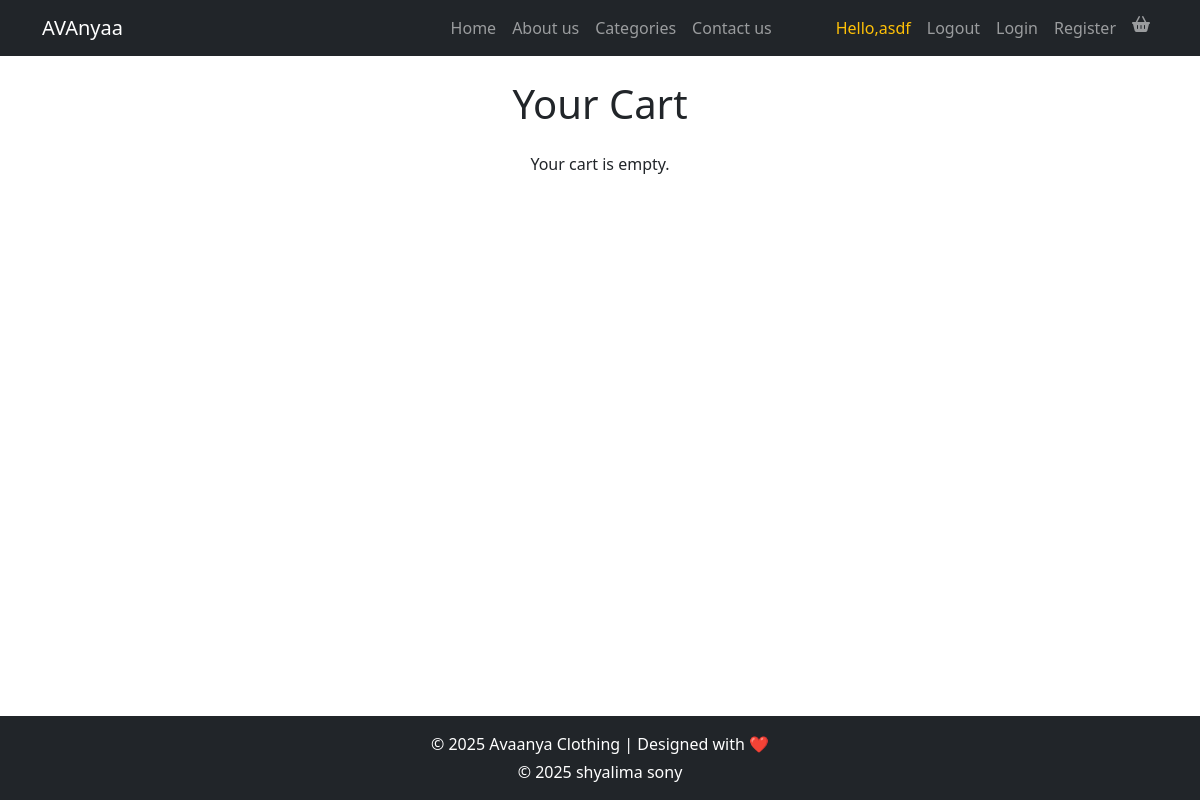
Page /cart/ (signed in) on the earlier database version.
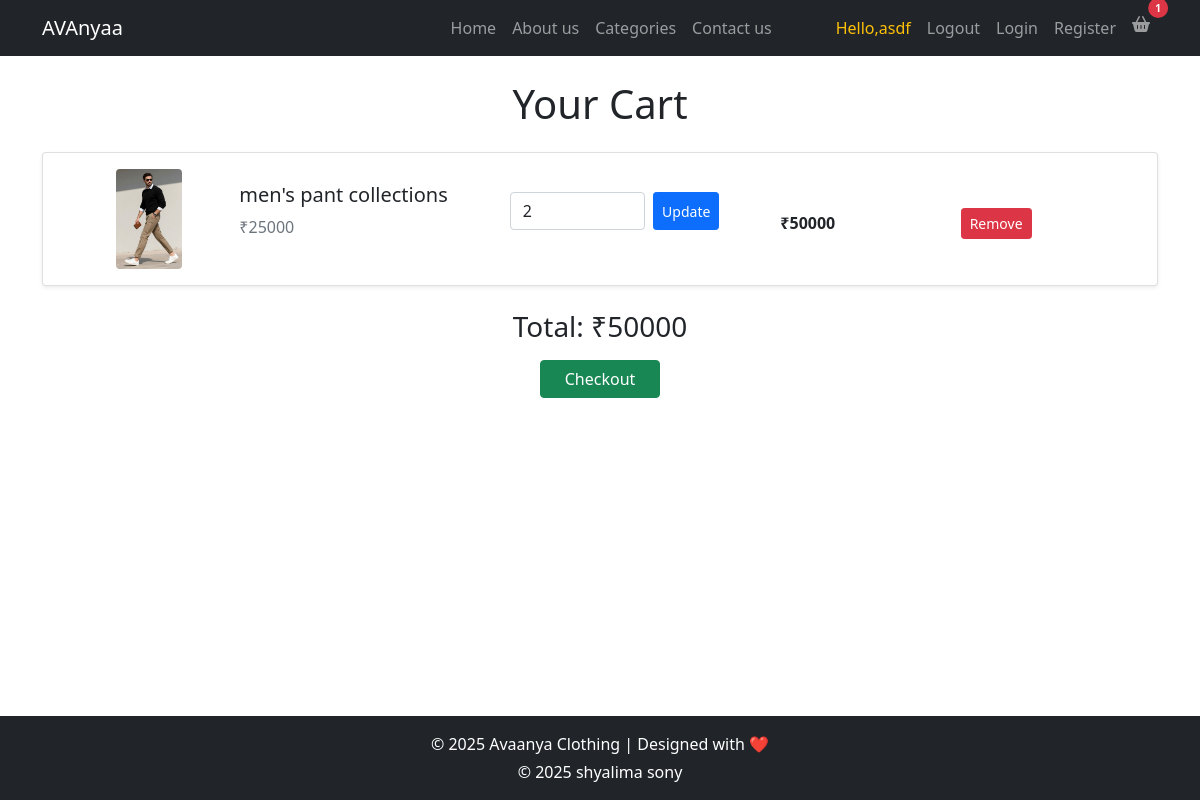
Same page on the later database version.
### backend/models.py (models this page shows, shortened)
class Cart(models.Model):
    user = models.ForeignKey(User, on_delete=models.CASCADE)
    product = models.ForeignKey(protable, on_delete=models.CASCADE)
    quantity = models.PositiveIntegerField(default=1)
    added_at = models.DateTimeField(auto_now_add=True)
    def total_price(self):   # ✅ INSIDE class
        return self.quantity * self.product.price

class protable(models.Model):
    category = models.ForeignKey(pro_category, on_delete=models.CASCADE)
    pro_name=models.CharField(max_length=50)
    qty=models.IntegerField()
    price = models.IntegerField()
    p_image=models.ImageField(upload_to="product_image")

### frontend/views.py (the view)
# urls.py: path('cart/', view_cart, name='view_cart'),
@login_required
def view_cart(request):
    cart_items = Cart.objects.filter(user=request.user)
    total = sum(item.total_price() for item in cart_items)
    return render(request, 'cart.html', {
        'cart_items': cart_items,
        'total': total
    })

### frontend/context_processors.py (called while the page is built)
def cart_count(request):
    if request.user.is_authenticated:
        count = Cart.objects.filter(user=request.user).count()
    else:
        count = 0
    return {'cart_count': count}

### frontend/templates/cart.html (shortened to what this page needs)
{% extends 'index.html' %}
{% block content %}
<h1 class="text-center my-4">Your Cart</h1>
<div class="container">
{% for item in cart_items %}
  <div class="card mb-3 shadow-sm">
    <div class="row g-0 align-items-center text-center text-md-start p-3">
  <div class="col-12 col-md-2 mb-3 mb-md-0 text-center">
    <img src="{{ item.product.p_image.url }}" class="img-fluid rounded" style="max-height:100px;">
  </div>
  <div class="col-12 col-md-3">
    <h5>{{ item.product.pro_name }}</h5>
    <p class="text-muted">₹{{ item.product.price }}</p>
  </div>
  <div class="col-12 col-md-3 my-2">
    <form method="POST" action="{% url 'update_cart' item.id %}" class="d-flex justify-content-center justify-content-md-start">
      <input type="number" name="quantity" value="{{ item.quantity }}" min="1" class="form-control w-50 me-2">
      <button type="submit" class="btn btn-primary btn-sm">Update</button>
    </form>
  </div>
  <div class="col-6 col-md-2 mt-2">
    <strong>₹{{ item.total_price }}</strong>
  </div>
  <div class="col-6 col-md-2 mt-2">
    <a href="{% url 'remove_cart' item.id %}" class="btn btn-danger btn-sm">Remove</a>
  </div>
</div>
  </div>
  {% empty %}
    <p class="text-center">Your cart is empty.</p>
  {% endfor %}
{% if cart_items %}
  <div class="text-center mt-4">
    <h3>Total: ₹{{ total }}</h3>
    <a href="{% url 'checkout' %}" class="btn btn-success px-4 mt-2">Checkout</a>
  </div>
  {% endif %}
</div>
{% endblock %}

### frontend/templates/index.html (shortened to what this page needs)
{% load static %}
<link href="https://cdn.jsdelivr.net/npm/bootstrap@5.0.2/dist/css/bootstrap.min.css" rel="stylesheet"
>
<link rel="stylesheet" href="https://cdnjs.cloudflare.com/ajax/libs/font-awesome/6.5.1/css/all.min.css" />
<nav class="custom-navbar navbar navbar navbar-expand-lg navbar-dark bg-dark" aria-label="Avaanya navigation bar">
    <div class="container">
        <a class="navbar-brand" href="{% url 'index' %}"><span>AVAnyaa</span></a>
        <div class="collapse navbar-collapse" id="navbarsFurni">
            <ul class="custom-navbar-nav navbar-nav ms-auto mb-2 mb-lg-0">
                <li class="nav-item active">
                    <a class="nav-link" href="{% url 'index' %}">Home</a>
                </li>
                <li><a class="nav-link" href="{% url 'about' %}">About us</a></li>
                <li><a class="nav-link" href="{% url 'category' %}">Categories</a></li>
                <li><a class="nav-link" href="{% url 'contact' %}">Contact us</a></li>
            </ul>
            <ul class="custom-navbar-cta navbar-nav mb-2 mb-lg-0 ms-lg-5">
                <li class="nav-item d-none d-lg-block">
                    <a class="nav-link text-warning" href="">Hello,{{ user.username }}</a>
                </li>
                <li class="nav-item">
                    <a class="nav-link" href="{% url 'logout' %}">Logout</a>
                </li>
                <li class="nav-item">
                    <a class="nav-link" href="{%url 'login' %}">Login</a>
                </li>
                <li class="nav-item">
                    <a class="nav-link" href="{% url 'register' %}">Register</a>
                </li>
                <li class="nav-item position-relative">
    <a class="nav-link" href="{% url 'view_cart' %}">
        <i class="fas fa-shopping-basket"></i>
        {% if cart_count > 0 %}
        <span class="position-absolute top-0 start-100 translate-middle badge rounded-pill bg-danger">
            {{ cart_count }}
        </span>
        {% endif %}
    </a>
</li>
            </ul>
        </div>
    </div>
</nav>
{% block content %}{% endblock %}
<footer class="bg-dark text-white text-center p-3 fixed-bottom">
    <div class="container">
        <p class="mb-1">&copy; 2025 Avaanya Clothing | Designed with ❤️</p>
        <p class="mb-0">&copy; 2025 shyalima sony</p>
    </div>
</footer>

### frontend/templates/index.html (style rules this page uses)
.badge { font-size: 10px; padding: 5px 7px; }

Differences in the rows shown:
added Cart: product.p_image (picture), product.pro_name "men's pant collections", product.price "25000", quantity "2", total_price "50000"
Other differences:
{{ cart_count }}: (not shown) → "1"
{{ total }}: (not shown) → "50000"
text no longer shown: "Your cart is empty."
text now shown: "Total: ₹ Checkout"
